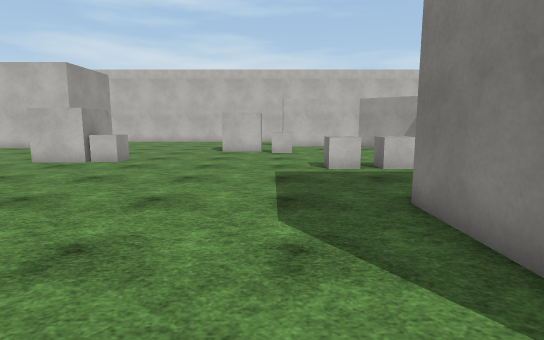
[1] (above)

18 first-person views from a walk through a scene from a Unity 3-D project. The camera is 1.4 m above the floor, tilts 8° down and sees 80° across. The floor is counted in squares, 1 m on a side. Each view is taken from the middle of a square. On the plan, view 1 faces up. The plan holds only what a view shows up to about 15 squares ahead; the rest is blank. The place goes on beyond the plan. Some trees and plants on the terrain are drawn as simple stand-ins. The player is left out. Some surface patterns are stand-ins.

[2]
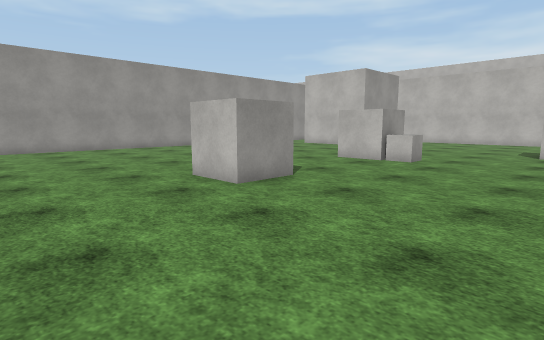

[3]
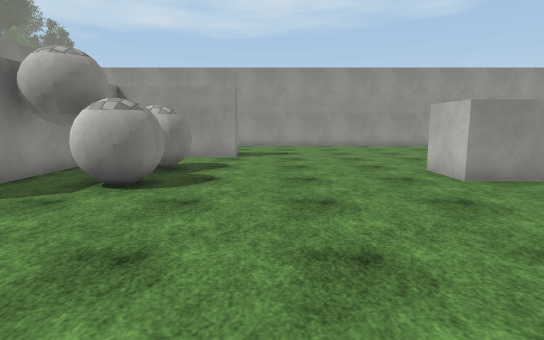

[4]
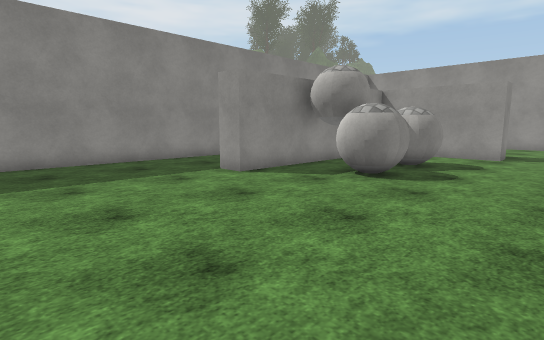

[5]
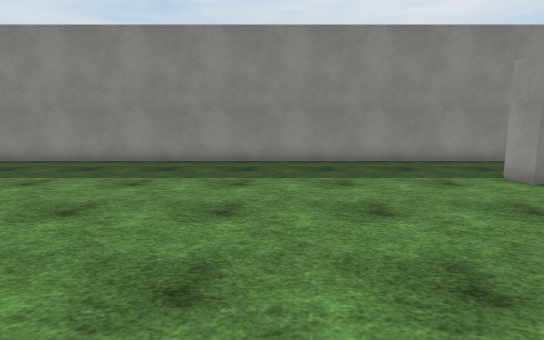

[6]
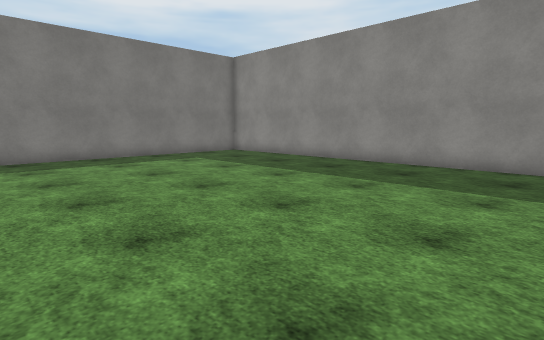

[7]
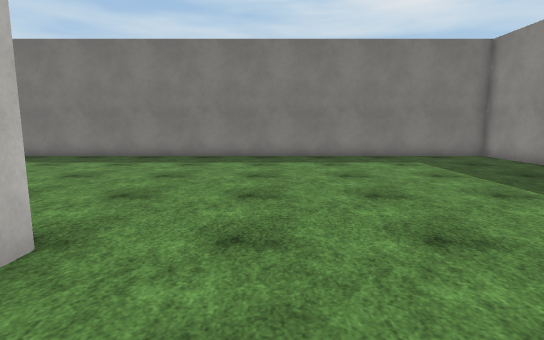

[8]
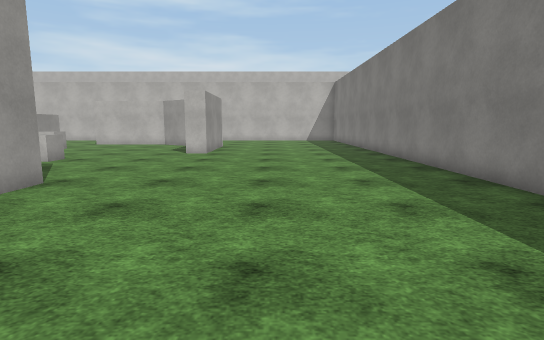

[9]
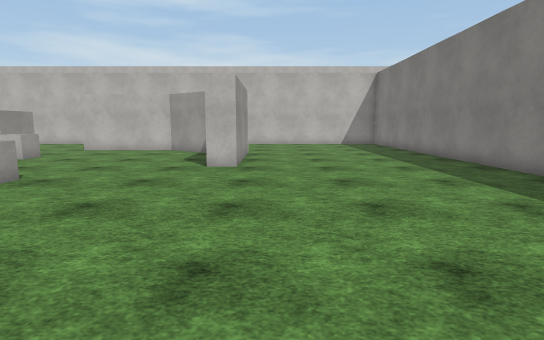

[10]
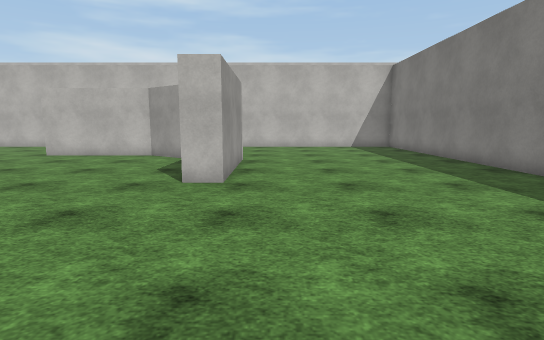

[11]
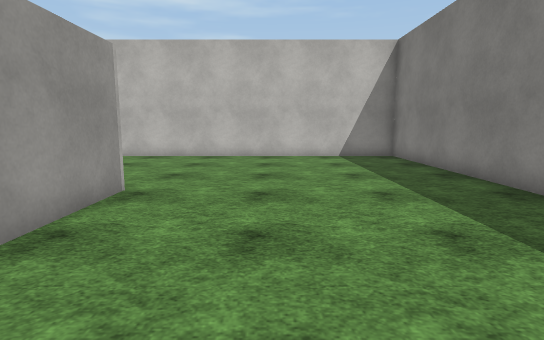

[12]
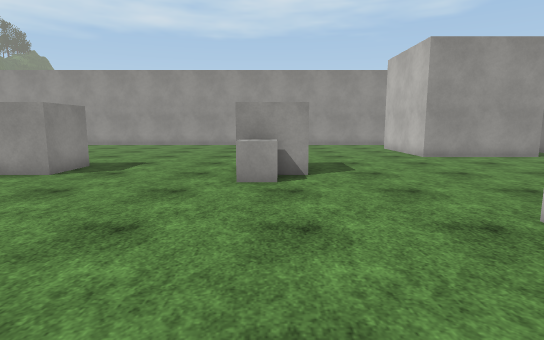

[13]
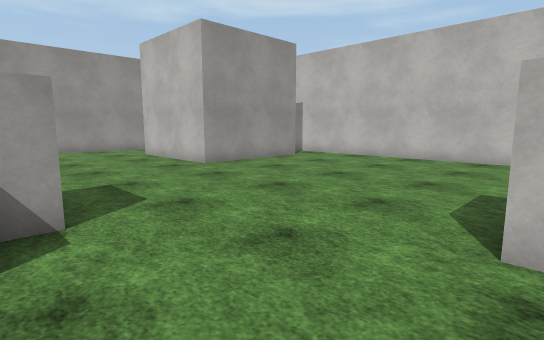

[14]
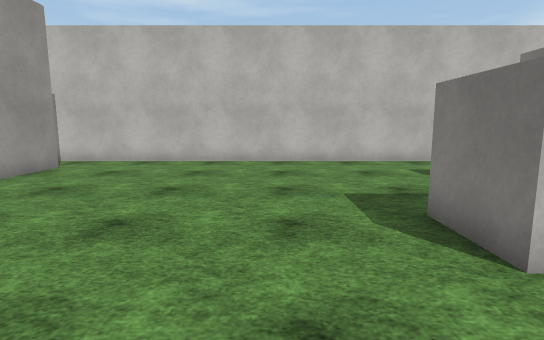

[15]
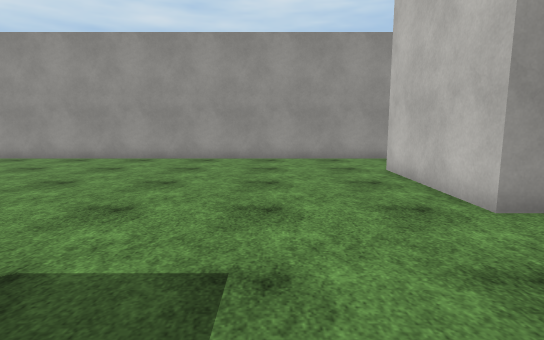

[16]
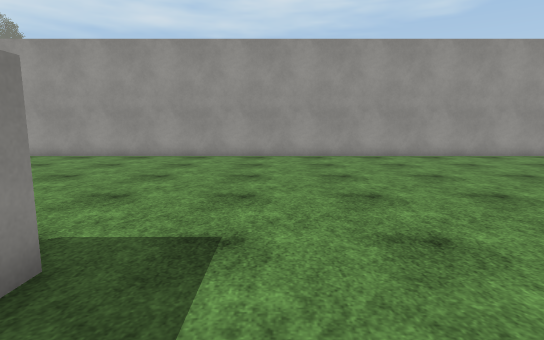

[17]
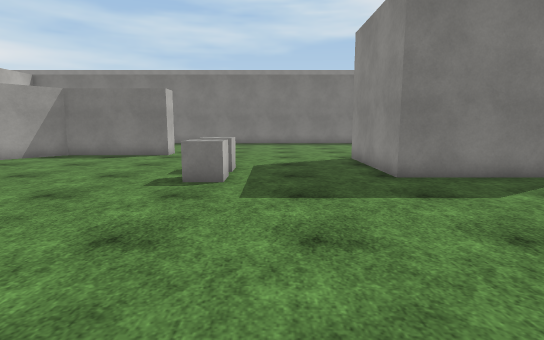

[18]
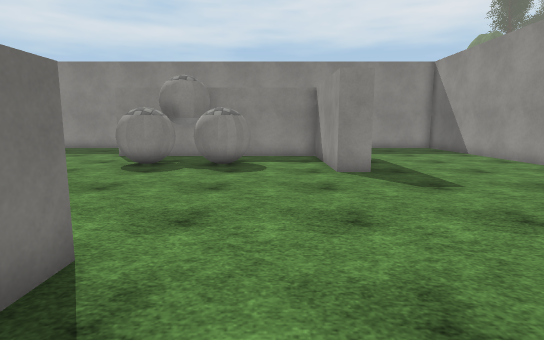

### Floor plan
Points are (right, up) in squares from view 1. A wall is a line through its corners. A room is listed if a view was taken in it or the views show most of it. See-through windows are left out.
Room 1 (views 1, 2, 3, 4, 5, 6, 7, 8, 9, 10, 11, 12, 13, 14, 15, 16, 17, 18)
walls: (2.5, 1.8) (2.5, 5.7) (7.5, 5.7) (7.5, 4.5); (7.5, 0.7) (7, 0.7); (-14, -1.6) (-12.9, -1.6) (-12.9, -6.5) (-4.1, -6.5) (-4.1, -7.5); (9.8, 18.8) (9.8, 13.7) (8.8, 13.7) (8.8, 18.3) (5.5, 20.7) (0.6, 20.7); (-7, -11.4) (18.4, -11.4) (18.4, 26.5) (6.2, 26.5); (1.2, 26.5) (-13.4, 26.5); (-12, 24.6) (-12, 19.6) (-17.1, 19.6); (-20.4, 21.1) (-20.4, -7.2)
objects: ball (-10, -4) to (-8, -3); cube (-9, 5) to (-7, 7); cube (-9, 12) to (-8, 12); ball (-8, -6) to (-7, -5); ball (-7, -4) to (-6, -3); cube (-7, 12) to (-6, 13); cube (-7, 14); cube (-2, 17) to (-1, 19); cube (0, 16) to (1, 17); cube (2, 10) to (3, 11); cube (4, 10) to (4, 11)

Where each view was taken, in squares from view 1:
view 1: 0 up, 0 right, facing up
view 2: 0 up, 1 left, facing up-left
view 3: 0 up, 1 right, facing left
view 4: 1 up, 2 right, facing down-left
view 5: 1 up, 2 right, facing down
view 6: 0 up, 4 right, facing down-right
view 7: 2 down, 4 right, facing right
view 8: 2 down, 13 right, facing up
view 9: 3 up, 11 right, facing up
view 10: 6 up, 11 right, facing up
view 11: 12 up, 13 right, facing up
view 12: 13 up, 2 right, facing left
view 13: 13 up, 2 left, facing up-left
view 14: 14 up, 5 left, facing up
view 15: 16 up, 7 left, facing left
view 16: 9 up, 6 left, facing left
view 17: 9 up, 6 left, facing right
view 18: 8 up, 11 left, facing down
